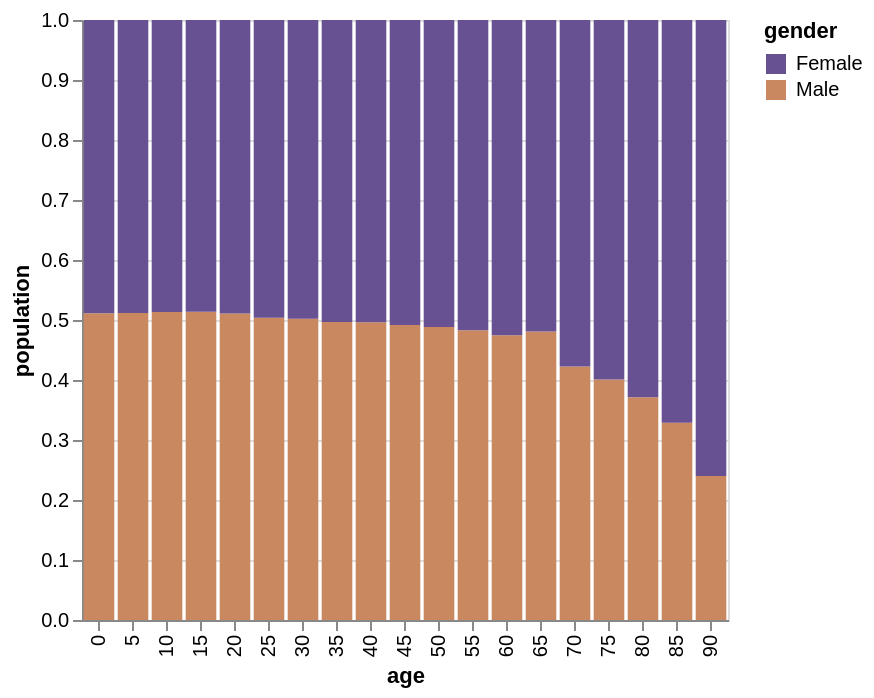

This figure's Vega-Lite source:
### Vega-Lite specification from a JSON file in a GitHub repository (floating-point values rounded to 4 significant figures; data arrays with more than 128 entries replaced by an {"elided": "..."} marker saying what was removed)
{"$schema": "https://vega.github.io/schema/vega-lite/v4.json", "description": "A bar chart showing the US population distribution of age groups and gender in 2000.", "data": {"values": {"elided": "570 records"}}, "transform": [{"filter": "datum.year == 2000"}, {"calculate": "datum.sex == 2 ? 'Female' : 'Male'", "as": "gender"}, {"stack": "people", "offset": "normalize", "as": ["v1", "v2"], "groupby": ["age"], "sort": [{"field": "gender", "order": "descending"}]}], "width": {"step": 17}, "mark": "bar", "encoding": {"y": {"field": "v1", "type": "quantitative", "title": "population"}, "y2": {"field": "v2"}, "x": {"field": "age", "type": "ordinal"}, "color": {"field": "gender", "type": "nominal", "scale": {"range": ["#675193", "#ca8861"]}}}}
